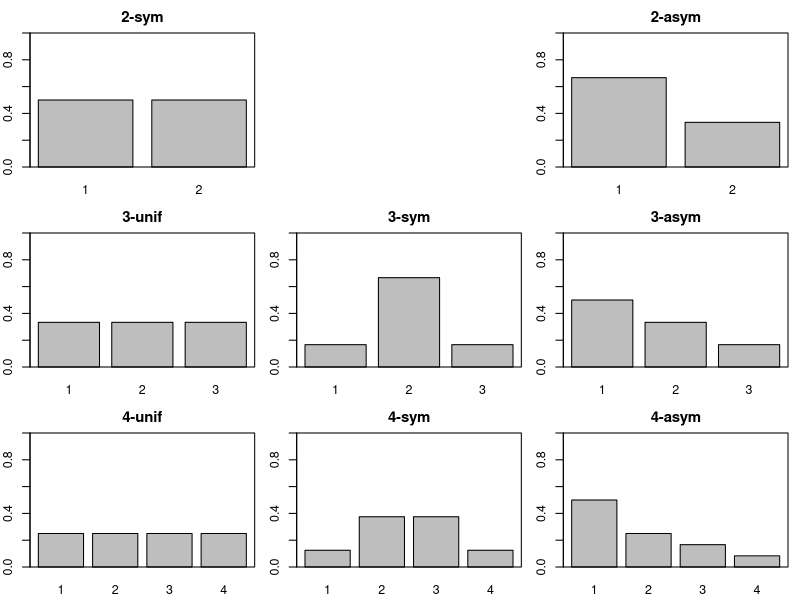

R code for this plot:
# Discretized distributions examined in the Section Point-polyserial correlation under non-normality
op <- par()
par(mfrow=c(3,3), mai=c(0.33,0.3,0.33,0.12), mgp=c(2,1,0),cex=.75)
ylim=c(0,1)
#sym2
f<-c(1/2,1/2)
barplot(f,names.arg = 1:2, ylim=ylim,main="2-sym")
box()
#asym2
f<-c(2/3,1/3)
plot(0,0,type="n",axes=FALSE,xlab="",ylab="")
barplot(f,names.arg = 1:2, ylim=ylim,main="2-asym")
box()
#unif3
f<-c(1/3,1/3,1/3)
barplot(f,names.arg = 1:3, ylim=ylim,main="3-unif")
box()
#symm3
f<-c(1/6,2/3,1/6)
barplot(f,names.arg = 1:3, ylim=ylim,main="3-sym")
box()
#asym3
f<-c(1/2,1/3,1/6)
barplot(f,names.arg = 1:3, ylim=ylim,main="3-asym")
box()
#unif4
f<-rep(1/4,4)
barplot(f,names.arg = 1:4, ylim=ylim,main="4-unif")
box()
#symm3
f<-c(1/8,3/8,3/8,1/8)
barplot(f,names.arg = 1:4, ylim=ylim,main="4-sym")
box()
#asym3
f<-c(1/2,1/4,1/6,1/12)
barplot(f,names.arg = 1:4, ylim=ylim,main="4-asym")
box()
par(op)